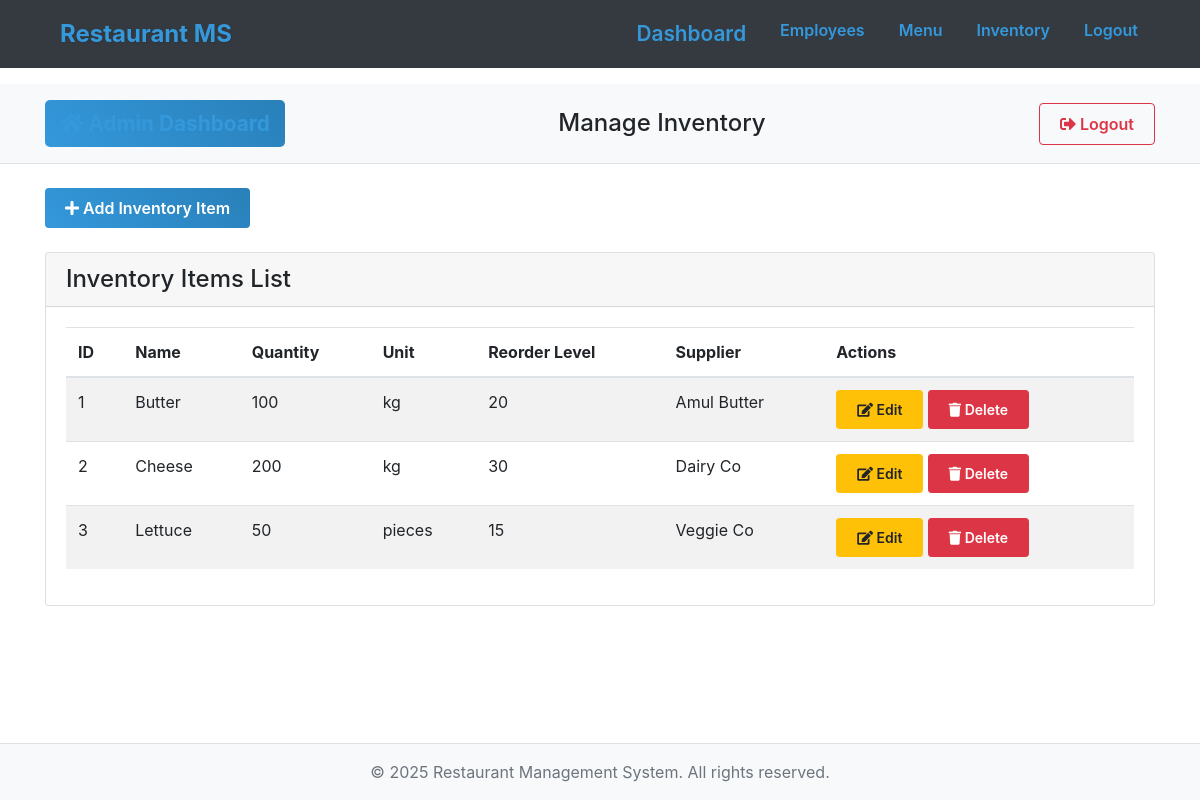
Screenshot of /admin/dashboard/inventory (signed in) with the database file from the repository.
### app/models.py (models this page shows, shortened)
class Inventory(db.Model):
    __tablename__ = 'inventory'
    itemID = db.Column(db.Integer, primary_key=True, autoincrement=True)
    name = db.Column(db.String(255), nullable=False)
    quantity = db.Column(db.Integer, nullable=False)
    unit = db.Column(db.String(50), nullable=False)
    reorder_level = db.Column(db.Integer, nullable=False)
    supplier = db.Column(db.String(255), nullable=False)

### app/routes/admin_routes.py (the view)
@admin_bp.route("/dashboard/inventory", methods=["GET"])
@admin_required
@login_required
def manage_inventory():
    inventory_items = Inventory.query.all()
    return render_template("manage_inventory.html", inventory_items=inventory_items)

### app/utils/access_control.py (called while the page is built)
def admin_required(f):
    @wraps(f)
    def decorated_function(*args, **kwargs):
        if not current_user.is_authenticated or current_user.role != "Admin":
            flash("Access restricted to Admins only.", "danger")
            return redirect(url_for("auth.choose_role"))
        return f(*args, **kwargs)
    return decorated_function

### app/templates/manage_inventory.html (shortened to what this page needs)
{% extends "base.html" %}
{% block content %}
{% with page_title='Manage Inventory' %}
{% include 'components/header.html' %}
{% endwith %}
<div class="container mt-4">
    <div class="d-flex justify-content-between align-items-center mb-4">
        <div>
            <a href="{{ url_for('admin.add_inventory') }}" class="btn btn-primary">
                <i class="fas fa-plus"></i> Add Inventory Item
            </a>
        </div>
    </div>
    <div class="card">
        <div class="card-header">
            <h4 class="mb-0">Inventory Items List</h4>
        </div>
        <div class="card-body">
            <div class="table-responsive">
                <table class="table table-striped table-hover">
                    <thead>
                        <tr>
                            <th>ID</th>
                            <th>Name</th>
                            <th>Quantity</th>
                            <th>Unit</th>
                            <th>Reorder Level</th>
                            <th>Supplier</th>
                            <th>Actions</th>
                        </tr>
                    </thead>
                    <tbody>
                        {% for item in inventory_items %}
                        <tr class="{% if item.quantity <= item.reorder_level %}table-warning{% endif %}">
                            <td>{{ item.itemID }}</td>
                            <td>{{ item.name }}</td>
                            <td>{{ item.quantity }}</td>
                            <td>{{ item.unit }}</td>
                            <td>{{ item.reorder_level }}</td>
                            <td>{{ item.supplier }}</td>
                            <td>
                                <a href="{{ url_for('admin.edit_inventory', item_id=item.itemID) }}" class="btn btn-warning btn-sm">
                                    <i class="fas fa-edit"></i> Edit
                                </a>
                                <form action="{{ url_for('admin.delete_inventory', item_id=item.itemID) }}" method="POST" style="display:inline;">
                                    <button type="submit" class="btn btn-danger btn-sm" onclick="return confirm('Are you sure you want to delete this inventory item?')">
                                        <i class="fas fa-trash"></i> Delete
                                    </button>
                                </form>
                            </td>
                        </tr>
                        {% endfor %}
                    </tbody>
                </table>
            </div>
        </div>
    </div>
</div>
{% endblock %}

### app/static/css/custom.css (style rules this page uses)
.card { transition: transform 0.3s ease, box-shadow 0.3s ease; background: white; }
.btn { transition: all 0.3s ease; position: relative; overflow: hidden; padding: 8px 20px; font-weight: 600; }
.table-hover tbody tr { transition: background-color 0.2s ease, transform 0.2s ease; }
.btn-danger { transition: all 0.3s ease; }
.btn-primary { background: linear-gradient(45deg, #3498db, #2980b9); border: none; color: white; }

### rows the page displays
Inventory: itemID "1", name "Butter", quantity "100", unit "kg", reorder_level "20", supplier "Amul Butter"
Inventory: itemID "2", name "Cheese", quantity "200", unit "kg", reorder_level "30", supplier "Dairy Co"
Inventory: itemID "3", name "Lettuce", quantity "50", unit "pieces", reorder_level "15", supplier "Veggie Co"

### other values shown
{{ page_title|default('Restaurant Management System') }} "Manage Inventory"
